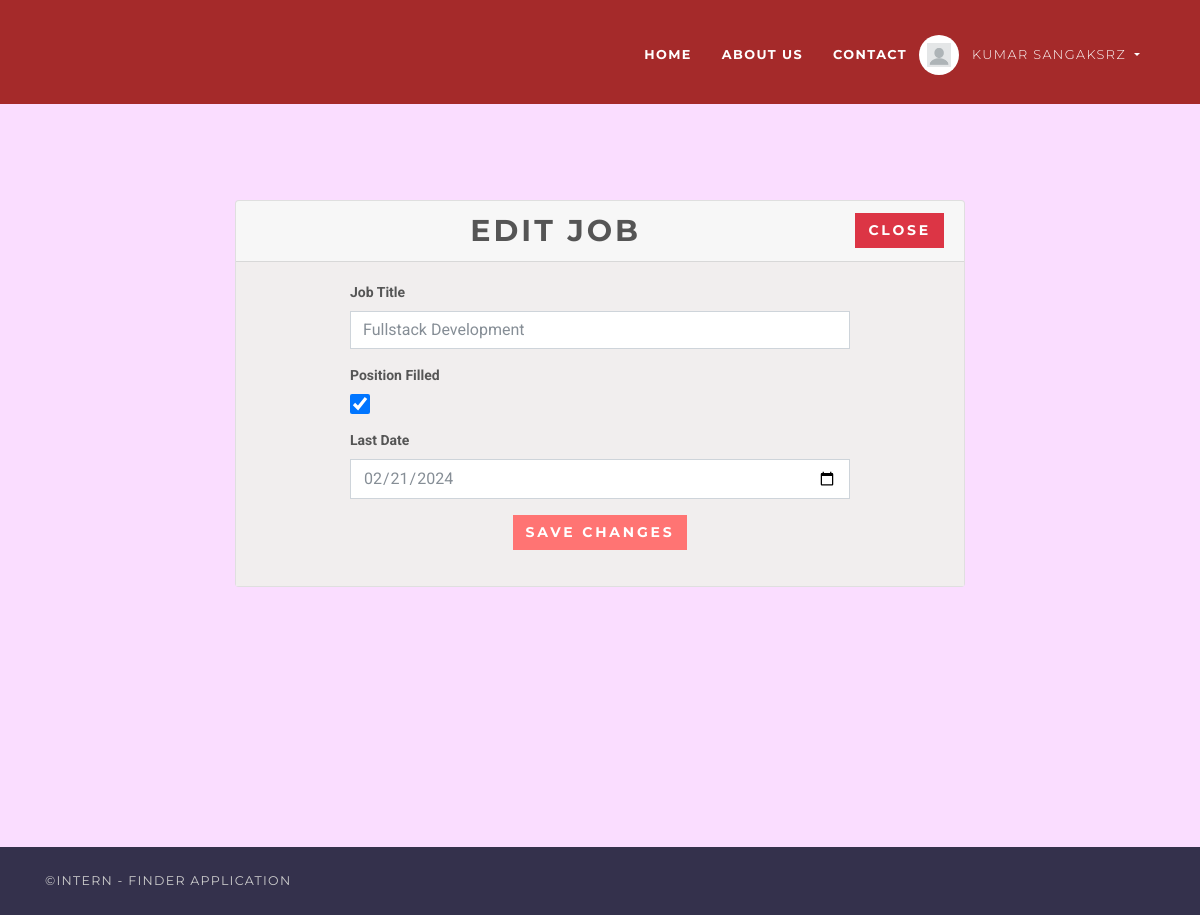
The page /edit/21/ (signed in) on the database its author committed.
### accounts/models.py (models this page shows, shortened)
class User(AbstractUser):
    username = None
    role = models.CharField(max_length=12, error_messages={
        'required': "Role must be provided"
    })
    gender = models.CharField(max_length=10, blank=True, null=True, default="")
    email = models.EmailField(unique=True, blank=False,
                              error_messages={
                                  'unique': "A user with that email already exists.",
                              })
    USERNAME_FIELD = "email"
    REQUIRED_FIELDS = []
    objects = UserManager()

### jobsapp/models.py (models this page shows, shortened)
class Job(models.Model):
    user = models.ForeignKey(User, on_delete=models.CASCADE)
    title = models.CharField(max_length=300)
    description = models.TextField()
    location = models.CharField(max_length=150)
    type = models.CharField(choices=JOB_TYPE, max_length=10)
    category = models.CharField(max_length=100)
    last_date = models.DateTimeField()
    company_name = models.CharField(max_length=100)
    company_description = models.CharField(max_length=300)
    website = models.CharField(max_length=100, default="")
    created_at = models.DateTimeField(default=timezone.now)
    filled = models.BooleanField(default=False)

### jobsapp/views/home.py (the view)
# urls.py: path('edit/<int:job_id>/', edit_job, name='edit-job'),
def edit_job(request, job_id):
    job = Job.objects.get(id=job_id)
    if request.method == 'POST':
        form = JobForm(request.POST, instance=job)
        if form.is_valid():
            form.save()
            return redirect('jobs:employer-dashboard')  # Redirect to the dashboard or wherever you want
    else:
        form = JobForm(instance=job)  # Pass instance to prefill the form fields
    return render(request, 'edit_job.html', {'form': form})

### jobsapp/views/home.py
class JobForm(forms.ModelForm):
    class Meta:
        model = Job
        fields = ['title', 'filled', 'last_date']  # Update with your desired fields

### templates/edit_job.html (shortened to what this page needs)
{% extends 'base.html' %}
{% block content %}
<section class="job-form-section" style="background-color: #FADDFF;">
    <div class="container">
        <div class="row justify-content-center">
            <div class="col-lg-8">
                <div class="card mt-3">
                    <div class="card-header">
                        <a href="{% url 'jobs:employer-dashboard' %}" class="btn btn-danger float-right">Close</a>
                        <h2 class="card-title mb-0 text-center">Edit Job</h2>
                    </div>
                    <div class="card-body" style="background-color: #F1EEEE;">
                        <div style="max-width: 500px; margin: 0 auto;">
                        <form method="post">
                            <div class="form-group">
                                <label for="id_title"><strong>Job Title</strong></label>
                                <input type="text" class="form-control" id="id_title" name="title" value="{{ form.title.value }}">
                            </div>
                            <div class="form-group">
                                <label for="id_filled"><strong>Position Filled</strong></label>
                                <input type="checkbox" style="height:20px; width:20px;" class="form-control" id="id_filled" name="filled" {% if form.filled.value %}checked{% endif %}>
                            </div>
                            <div class="form-group">
                                <label for="id_last_date"><strong>Last Date</strong></label>
                                <input type="date" class="form-control" id="id_last_date" name="last_date" value="{% if form.last_date.value %}{{ form.last_date.value|date:"Y-m-d" }}{% endif %}">
                            </div>
                            <div class="form-group text-center">
                                <button type="submit" class="btn btn-primary">Save Changes</button>
                            </div>
                        </form>
                    </div>
                    </div>
                </div>
            </div>
        </div>
    </div>
</section>
<section style="background-color: #FADDFF;">
</section>
{% endblock %}

### templates/base.html (shortened to what this page needs)
{% load static %}
<!DOCTYPE html>
<html>
<head>
    <link rel="stylesheet"
          href="{% static 'vendor/bootstrap/css/bootstrap.min.css' %}">
    <link rel="stylesheet"
          href="{% static 'vendor/font-awesome/css/font-awesome.min.css' %}">
    <link rel="stylesheet"
          href="{% static 'vendor/owl.carousel/assets/owl.carousel.css' %}">
    <link rel="stylesheet"
          href="{% static 'vendor/owl.carousel/assets/owl.theme.default.css' %}">
    <link rel="stylesheet" href="{% static 'css/style.default.css' %}"
          id="theme-stylesheet">
    <link rel="stylesheet" href="{% static 'css/custom.css' %}">
</head>
<body>
<header class="header">
    <nav class="navbar navbar-expand-lg" style="background-color: brown;" >
        <div class="container">
            <div id="navbarSupportedContent" class="collapse navbar-collapse">
                <ul class="navbar-nav ml-auto">
                    <li class="nav-item" >
                        {% if request.user.is_authenticated %}
                            {% if request.user.role == 'employer' %}
                                <a href="{% url 'jobs:employer-dashboard' %}" class="nav-link"><strong>Dashboard</strong></a>
                            {% else %}
                                <a href="/" class="nav-link"><strong>Home</strong></a>
                            {% endif %}
                        {% else %}
                        <a href="/" class="nav-link"><strong>Home</strong></a>
                        {% endif %}
                    </li>
                    <li class="nav-item">
                        <a href="{% url 'jobs:about_us' %}" class="nav-link about-link"><strong>About us</strong></a>
                    </li>
                    <li class="nav-item">
                        <a href="{% url 'jobs:contact_us' %}" class="nav-link contact-link"><strong>Contact</strong></a>
                    </li>
                    {% if request.user.is_authenticated and request.user.role == 'employer' %}
                        <li class="nav-item dropdown">
                            <a id="clientZone" href="#" data-toggle="dropdown"
                               aria-haspopup="true" aria-expanded="false"
                               class="nav-link dropdown-toggle has-img mb-3 mb-lg-0 mt-3 mt-lg-0">
                               <div class="client-menu-image">
                                <div class="inner">
                                    <img src="{% static 'employer.jpg' %}"
                                         alt="company image"
                                         class="img-fluid">
                                </div>
                                </div>
                                {% if request.user.role == 'employee' %}
                                    {{ request.user.first_name }} {{ request.user.last_name }}
                                {% else %}
                                    {{ request.user.first_name }}
                                {% endif %}
                            </a>
                            <div aria-labelledby="clientZone" class="dropdown-menu">
                                <a href="{% url 'jobs:employer-dashboard' %}" class="dropdown-item">Dashboard</a>
                                <a href="{% url 'jobs:employer-all-applicants' %}" class="dropdown-item">Applicants </a>
                                <a href="{% url 'jobs:employer-jobs-create' %}" class="dropdown-item">Post a new
                                    job </a>
                                <a href="{% url 'accounts:logout' %}" class="dropdown-item">Logout</a>
                            </div>
                        </li>
                    {% elif request.user.is_authenticated and request.user.role == 'employee' %}
                    <li class="nav-item dropdown">
                        <a id="clientZone" href="#" data-toggle="dropdown"
                            aria-haspopup="true" aria-expanded="false"
                            class="nav-link dropdown-toggle has-img mb-3 mb-lg-0 mt-3 mt-lg-0">
                            <div class="client-menu-image">
                                <div class="inner">
                                    <img src="{% static 'profile.jpg' %}"
                                         alt="company image"
                                         class="img-fluid">
                                </div>
                            </div>
                            {% if request.user.role == 'employee' %}
                            {{ request.user.first_name }} {{ request.user.last_name }}
                            {% else %}
                            {{ request.user.first_name }}
                            {% endif %}
                        </a>
                    </li>
                    {% endif %}
                </ul>
            </div>
        </div>
    </nav>
</header>
<div >
    {% block content %} {% endblock %}
</div>
<footer class="footer">
    <div class="footer__copyright">
        <div class="container">
            <div class="row">
                <div class="col-md-6 text-md-left text-center">
                    <p>&copy;INTERN - FINDER APPLICATION</p>
                </div>
            </div>
        </div>
    </div>
</footer>
</body>
</html>

### static/css/style.default.css (style rules this page uses)
html { height:100% }
body { height:100% }
header { z-index:1000 }
section { position:relative;padding-top:90px;padding-bottom:90px }
button { cursor:pointer }
a,button { -webkit-transition:all .2s ease-out;transition:all .2s ease-out }
strong { font-weight:700 }
.header { width:100% }
.navbar { text-transform:uppercase;letter-spacing:0.1em;background:#746EA9;padding-top:0 !important;padding-bottom:0 !important }
.navbar a { font-family:"Montserrat",Helvetica,Arial,sans-serif }
.navbar ul.navbar-nav>li>a:not(.navbar-btn) { color:#fff;font-weight:300;font-family:"Montserrat",Helvetica,Arial,sans-serif;font-size:0.8rem }
@media (min-width: 992px) { .navbar ul.navbar-nav>li>a:not(.navbar-btn) { border-top:5px solid transparent;padding:40px 15px !important;color:#fff;font-weight:300 } }
#clientZone.has-img { position:relative;padding-left:50px !important;border-color:transparent !important }
.client-menu-image { display:inline-block;width:40px;height:40px;line-height:50px;-ms-flex-line-pack:center;align-content:center;border-radius:50%;background:#fff;position:absolute;top:50%;left:-3px;-webkit-transform:translateY(-50%);transform:translateY(-50%) }
.client-menu-image .inner { width:100%;height:100%;display:-webkit-box;display:-ms-flexbox;display:flex;-webkit-box-align:center;-ms-flex-align:center;align-items:center;-webkit-box-pack:center;-ms-flex-pack:center;justify-content:center }
.client-menu-image img { width:60% }
.footer__copyright { background:#34314c;color:#ccc;padding:20px 0;font-size:.7875rem;line-height:28px;font-family:"Montserrat",Helvetica,Arial,sans-serif;text-transform:uppercase;letter-spacing:0.1em }
.footer__copyright p { margin:0 }
.job-form-section { padding:80px 0;background:#fafafa }
.navbar { padding:.5rem 1rem }
.btn { font-weight:700;font-family:"Montserrat",Helvetica,Arial,sans-serif;border:1px solid transparent;text-transform:uppercase;letter-spacing:0.2em;padding:.375rem .75rem;font-size:.875rem;line-height:1.5;border-radius:0;-webkit-transition:background-color 0.15s ease-in-out,border-color 0.15s ease-in-out,-webkit-box-shadow 0.15s ease-in-out;transition:background-color 0.15s ease-in-out,border-color 0.15s ease-in-out,-webkit-box-shadow 0.15s ease-in-out;transition:background-color 0.15s ease-in-out,border-color 0.15s ease-in-out,box-shadow 0.15s ease-in-out;transition:background-color 0.15s ease-in-out,border-color 0.15s ease-in-out,box-shadow 0.15s ease-in-out,-webkit-box-shadow 0.15s ease-in-out }
.btn-primary { color:color-yiq(#ff7473);background-color:#ff7473;border-color:#ff7473 }
.btn-danger { color:color-yiq(#dc3545);background-color:#dc3545;border-color:#dc3545 }
body { font-family:"Roboto",Helvetica,Arial,sans-serif;font-size:.875rem;font-weight:400;line-height:1.5;color:#555;background-color:#fff }
a { color:#ff7473;text-decoration:none }
h1,h2,h3,h4,h5,h6,.h1,.h2,.h3,.h4,.box-simple h3,.box-image .name h3,.box-image-text .top .name h3,.box-image-text .top .name h4,.h5,.h6 { margin-bottom:1rem;font-family:"Montserrat",Helvetica,Arial,sans-serif;font-weight:700;line-height:1.2;color:#555;text-transform:uppercase;letter-spacing:0.1em }
h2,.h2 { font-size:1.88125rem }
.form-control { padding:.375rem .75rem;font-size:1rem;line-height:1.5;color:#868e96;background-color:#fff;border:1px solid #ced4da;border-radius:0;-webkit-transition:border-color ease-in-out 0.15s,-webkit-box-shadow ease-in-out 0.15s;transition:border-color ease-in-out 0.15s,-webkit-box-shadow ease-in-out 0.15s;transition:border-color ease-in-out 0.15s,box-shadow ease-in-out 0.15s;transition:border-color ease-in-out 0.15s,box-shadow ease-in-out 0.15s,-webkit-box-shadow ease-in-out 0.15s }
.form-control::placeholder { color:#868e96 }

### rows shown on the page
User: user.first_name "KUMAR", user.last_name "SANGAKSRZ"
Job: title "Fullstack Development"
